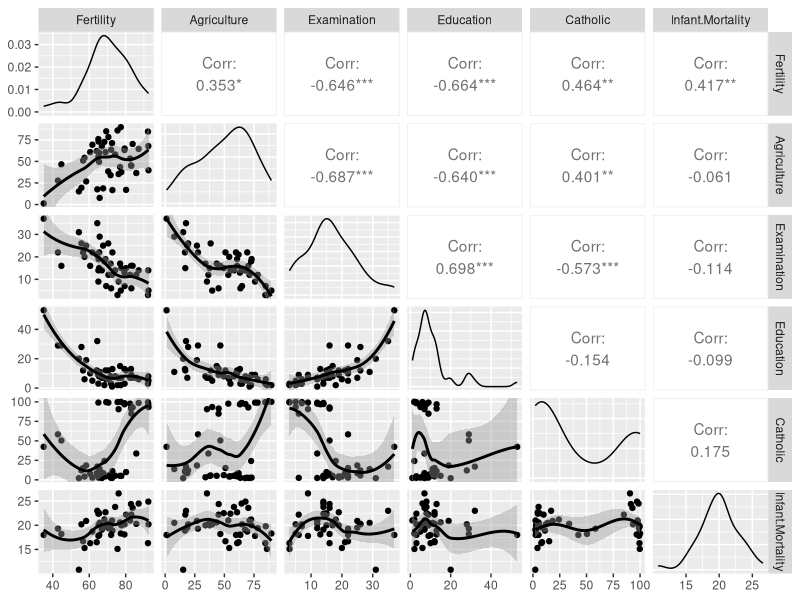

This chart was generated by the following R code:
## ---- chunk 1
n = 100
x <- rnorm(n)
x2 <- rnorm(n)
x3 <- rnorm(n)
y <- 1 + x + x2 + x3 + rnorm(n, sd = .1)
ey <- resid(lm(y ~ x2 + x3))
ex <- resid(lm(x ~ x2 + x3))
sum(ey * ex) / sum(ex ^ 2)
coef(lm(ey ~ ex - 1))
coef(lm(y ~ x + x2 + x3))
## ---- chunk 2
require(datasets)
data("swiss")
require(GGally)
require(ggplot2)
ggpairs(swiss, lower = list(continuous = wrap("smooth", method = "loess")))

#fitting all
summary(lm(Fertility~., data = swiss))
summary(lm(Fertility~., data = swiss))$coefficients
